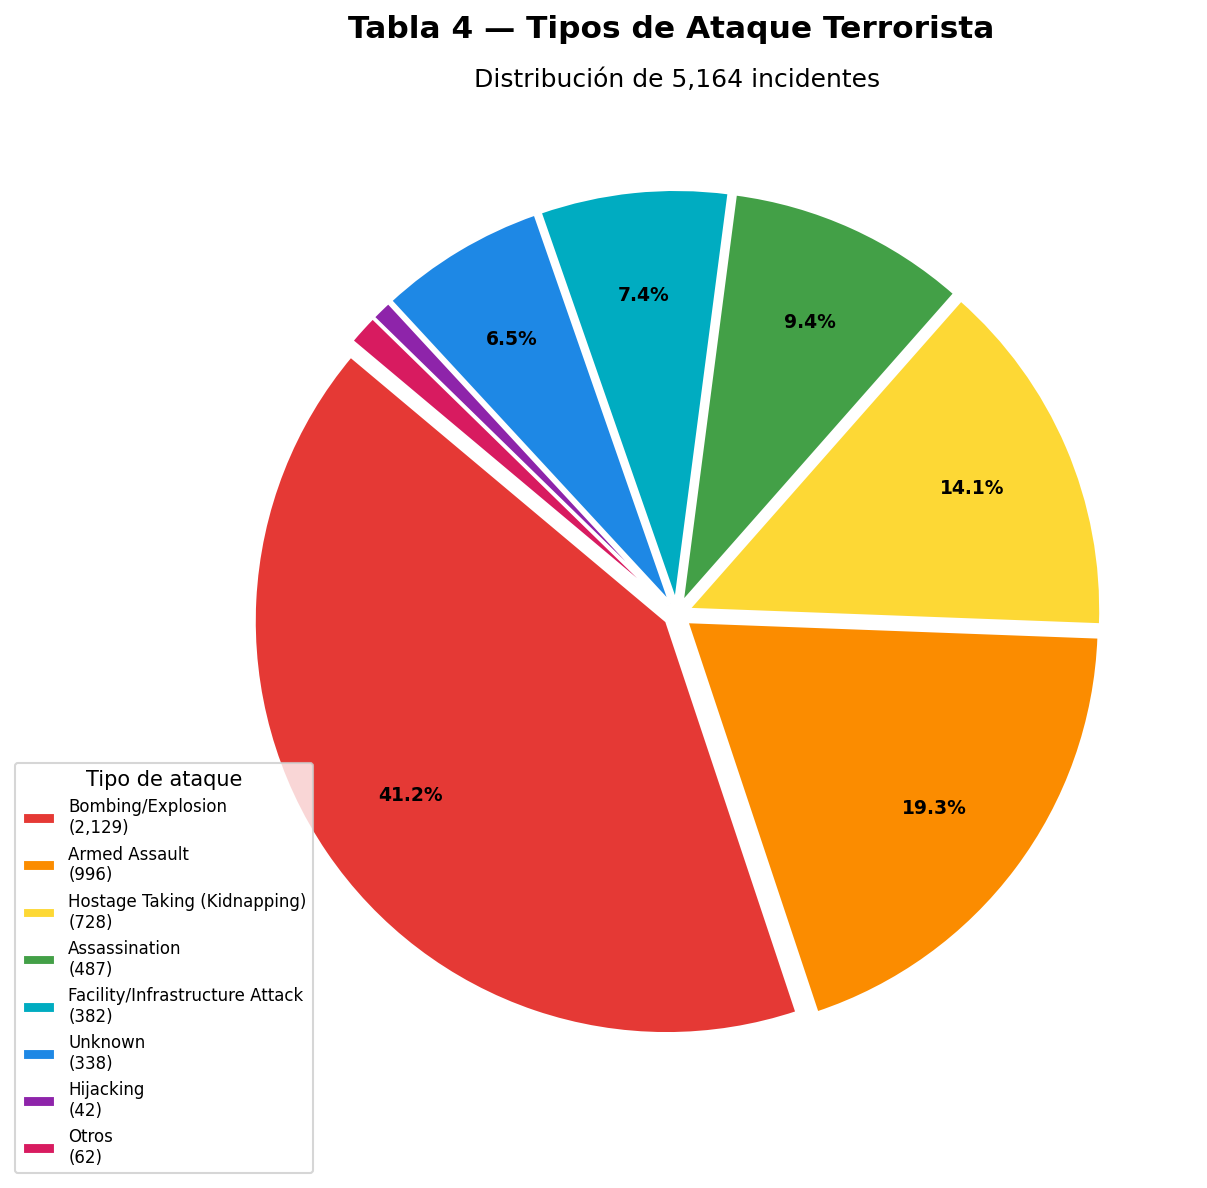

Here is the Python script that generated this plot:
"""
Tabla 4 - Tipos de Ataque
Columnas: ATTACKTYPE1_TXT, SUCCESS, SUICIDE
Gráfico: Torta - Distribución de tipos de ataque principales
"""

import pandas as pd
import numpy as np
import matplotlib.pyplot as plt
import warnings
warnings.filterwarnings('ignore')

cols = ['ATTACKTYPE1_TXT', 'SUCCESS', 'SUICIDE']
df = pd.read_excel('../GTD_5156.xlsx', usecols=cols)
df['ATTACKTYPE1_TXT'] = df['ATTACKTYPE1_TXT'].fillna('Desconocido')

conteo = df['ATTACKTYPE1_TXT'].value_counts()
top_n = 7
top = conteo.head(top_n)
otros = conteo.iloc[top_n:].sum()
if otros > 0:
    top['Otros'] = otros

colores = [
    '#E53935','#FB8C00','#FDD835','#43A047','#00ACC1',
    '#1E88E5','#8E24AA','#D81B60'
]

fig, ax = plt.subplots(figsize=(10, 8))
fig.suptitle('Tabla 4 — Tipos de Ataque Terrorista', fontsize=15, fontweight='bold')

# Torta principal
wedges, texts, autotexts = ax.pie(
    top.values,
    labels=None,
    autopct=lambda p: f'{p:.1f}%' if p > 2 else '',
    colors=colores[:len(top)],
    startangle=140,
    pctdistance=0.75,
    wedgeprops=dict(linewidth=1.5, edgecolor='white'),
    explode=[0.03]*len(top)
)
for at in autotexts:
    at.set_fontsize(9)
    at.set_fontweight('bold')

ax.legend(
    wedges, [f'{k}\n({v:,})' for k, v in top.items()],
    title='Tipo de ataque',
    loc='lower left',
    fontsize=8,
    bbox_to_anchor=(-0.15, -0.05)
)
ax.set_title(f'Distribución de {len(df):,} incidentes', fontsize=12)

plt.tight_layout()
plt.savefig('tabla4_ataque_torta.png', dpi=150, bbox_inches='tight')
plt.show()
print("Guardado: tabla4_ataque_torta.png")
